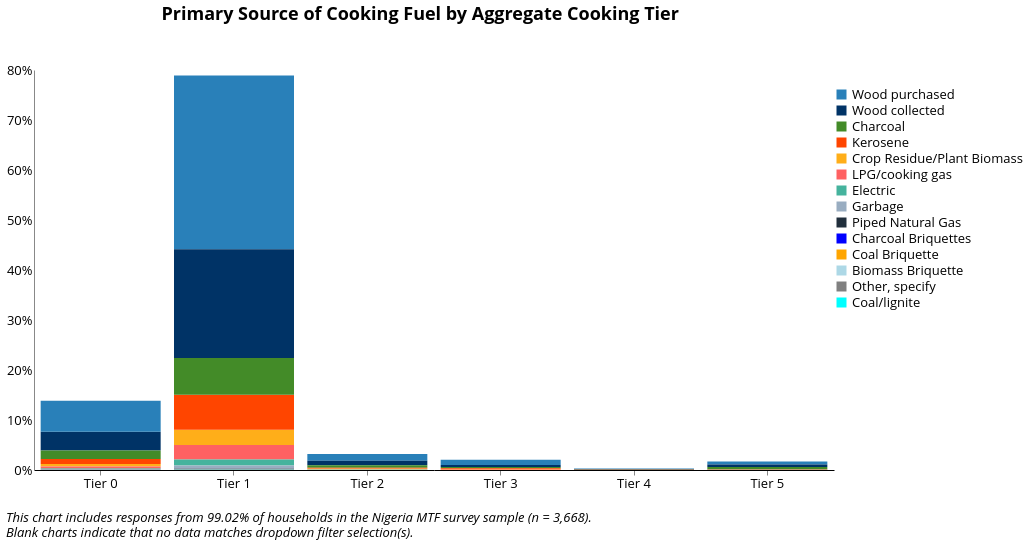

The specification (Vega-Lite) saved for this image:
### Vega-Lite specification from a JSON file in a GitHub repository (floating-point values rounded to 4 significant figures; data arrays with more than 128 entries replaced by an {"elided": "..."} marker saying what was removed)
{"width": 800, "height": 400, "config": {"title": {"fontSize": 18, "font": "Open Sans", "anchor": "center", "fontColor": "#000000"}, "axisX": {"domain": true, "domainColor": "#000000", "grid": false, "labelFont": "Open Sans", "labelFontSize": 13, "titleFont": "Open Sans", "titleFontSize": 13, "titleFontWeight": "normal", "title": "X Axis Title (units)", "labelAngle": 0}, "axisY": {"domain": true, "grid": false, "gridColor": "#DEDDDD", "gridWidth": 1, "labelFont": "Open Sans", "labelFontSize": 13, "labelAngle": 0, "ticks": false, "titleFont": "Open Sans", "titleFontSize": 13, "titleFontWeight": "normal", "titlePadding": 10, "title": "Y Axis Title (units)"}, "range": {"category": ["#2980B9", "#003366", "#FFAE19", "#FF4500", "#438B28", "#45B39D", "#99ADC1", "#212F3C"]}, "legend": {"labelFont": "Open Sans", "labelFontSize": 13, "symbolType": "square", "symbolSize": 100, "titleFont": "Open Sans", "titleFontSize": 13, "titleFontWeight": "normal", "title": "Legend", "orient": "right", "offset": 0, "labelLimit": 0}, "tooltip": {"font": "Open Sans"}, "view": {"stroke": "transparent", "text": {"font": "Open Sans", "color": ["#2980B9", "#003366", "#FFAE19", "#FF4500", "#438B28", "#45B39D", "#99ADC1", "#212F3C"], "fontSize": 13, "align": "right", "fontWeight": 400, "size": 13}, "bar": {"size": 40, "binSpacing": 1, "continuousBandSize": 30, "discreteBandSize": 30, "fill": ["#2980B9", "#003366", "#FFAE19", "#FF4500", "#438B28", "#45B39D", "#99ADC1", "#212F3C"], "stroke": false}}}, "concat": [{"layer": [{"mark": "bar", "encoding": {"color": {"field": "i19a", "scale": {"domain": ["Wood purchased", "Wood collected", "Charcoal", "Kerosene", "Crop Residue/Plant Biomass", "LPG/cooking gas", "Electric", "Garbage", "Piped Natural Gas", "Charcoal Briquettes", "Coal Briquette", "Biomass Briquette", "Other, specify", "Coal/lignite"], "range": ["#2980B9", "#003366", "#438B28", "#FF4500", "#FFAE19", "#FF6162", "#45B39D", "#99ADC1", "#212F3C", "blue", "orange", "lightblue", "gray", "cyan"]}, "title": " ", "type": "nominal"}, "tooltip": [{"field": "i19a", "title": "Primary Cookstove Fuel Source", "type": "nominal"}, {"aggregate": "sum", "field": "pct", "format": ".2%", "title": "Percentage", "type": "quantitative"}], "x": {"axis": {"title": ""}, "field": "cs_aggr_tier", "type": "nominal"}, "y": {"aggregate": "sum", "axis": {"format": "%", "title": ""}, "field": "pct", "type": "quantitative"}}, "height": 400, "selection": {"selector041": {"type": "single", "fields": ["primary_stove"], "bind": {"input": "select", "options": [null, "3-Stone/Open Fire Stove", "Koresone Stove", "Missing Data", "Manufactured Stove Traditional", "LPG/Natural Gas Stove", "Electric Stove"], "labels": ["All Responses", "3-Stone/Open Fire Stove", "Kerosene Stove", "Primary Stove Not Listed", "Manufactured Stove Traditional", "LPG/Natural Gas Stove", "Electric Stove"], "name": "Primary Stove  "}}, "selector042": {"type": "single", "fields": ["main_src_elec"], "bind": {"input": "select", "options": [null, "No Electricity", "National Grid", "Electric Generator", "Solar lan/SLS/SHS", "Rechargeable battery", "Mini-grid"], "labels": ["All Responses", "No Electricity", "National Grid", "Electric Generator", "Solar lantern/SLS/SHS", "Rechargeable battery", "Mini-grid"], "name": "Primary Source of Electricity  "}}, "selector040": {"type": "single", "fields": ["c2"], "bind": {"input": "select", "options": [null, "Yes", "No"], "labels": ["All Responses", "Yes", "No"], "name": "Is the household connected to the national grid?  "}}, "selector039": {"type": "single", "fields": ["locality"], "bind": {"input": "select", "options": [null, 0, 1], "labels": ["National", "Urban", "Rural"], "name": "Locality Breakdown  "}}}, "title": {"text": ["Primary Source of Cooking Fuel by Aggregate Cooking Tier"], "color": "black", "subtitleColor": "black", "offset": 40}, "transform": [{"joinaggregate": [{"op": "count", "field": "*", "as": "total"}]}, {"calculate": "1 / datum.total", "as": "pct"}], "width": 800}, {"mark": {"type": "text", "align": "center", "baseline": "bottom"}, "encoding": {"color": {"field": "i19a", "scale": {"domain": ["Wood purchased", "Wood collected", "Charcoal", "Kerosene", "Crop Residue/Plant Biomass", "LPG/cooking gas", "Electric", "Garbage", "Piped Natural Gas", "Charcoal Briquettes", "Coal Briquette", "Biomass Briquette", "Other, specify", "Coal/lignite"], "range": ["#2980B9", "#003366", "#438B28", "#FF4500", "#FFAE19", "#FF6162", "#45B39D", "#99ADC1", "#212F3C", "blue", "orange", "lightblue", "gray", "cyan"]}, "title": " ", "type": "nominal"}, "tooltip": [{"field": "i19a", "title": "Primary Cookstove Fuel Source", "type": "nominal"}, {"aggregate": "sum", "field": "pct", "format": ".2%", "title": "Percentage", "type": "quantitative"}], "x": {"axis": {"title": ""}, "field": "cs_aggr_tier", "type": "nominal"}, "y": {"aggregate": "sum", "axis": {"format": "%", "title": ""}, "field": "pct", "type": "quantitative"}}, "height": 400, "title": {"text": ["Primary Source of Cooking Fuel by Aggregate Cooking Tier"], "color": "black", "subtitleColor": "black", "offset": 40}, "transform": [{"joinaggregate": [{"op": "count", "field": "*", "as": "total"}]}, {"calculate": "1 / datum.total", "as": "pct"}], "width": 800}], "transform": [{"filter": {"selection": "selector041"}}, {"filter": {"selection": "selector042"}}, {"filter": {"selection": "selector040"}}, {"filter": {"selection": "selector039"}}]}], "data": {"name": "data-cd7d4f4f7b8fa20ee7bafe1e5bb41464"}, "title": {"text": ["", "", "This chart includes responses from 99.02% of households in the Nigeria MTF survey sample (n = 3,668).", "Blank charts indicate that no data matches dropdown filter selection(s)."], "anchor": "start", "baseline": "bottom", "font": "Open sans", "fontSize": 13, "fontStyle": "italic", "fontWeight": "normal", "orient": "bottom"}, "$schema": "https://vega.github.io/schema/vega-lite/v4.17.0.json", "datasets": {"data-cd7d4f4f7b8fa20ee7bafe1e5bb41464": {"elided": "3632 records"}}}
